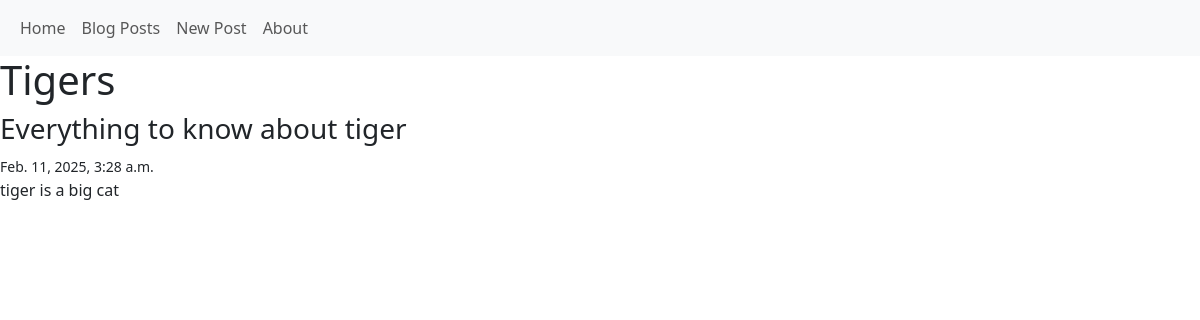
The app's page /post/1/ with its own data.
### posts/models.py (models this page shows, shortened)
class Post(models.Model):
    title = models.CharField(max_length=128)
    subtitle = models.CharField(max_length=256)
    body = models.TextField()
    created_on = models.DateTimeField(auto_now_add=True)

### posts/views.py (the view)
# urls.py: path("<int:pk>/", views.PostDetailView.as_view(), name="detail"),
class PostDetailView(DetailView):
    template_name="post/detail.html"
    model=Post

### templates/post/detail.html (shortened to what this page needs)
{%extends "base.html"%}
{%block content%}
    <h1>{{ post.title}}</h1>
    <h3>{{post.subtitle}}</h3>
    <small>{{post.created_on}}</small>
    <p>{{post.body}}</p>
{%endblock content%}

### records on screen
Post: title "Tigers", subtitle "Everything to know about tiger", created_on "Feb. 11, 2025, 3:28 a.m.", body "tiger is a big cat"
